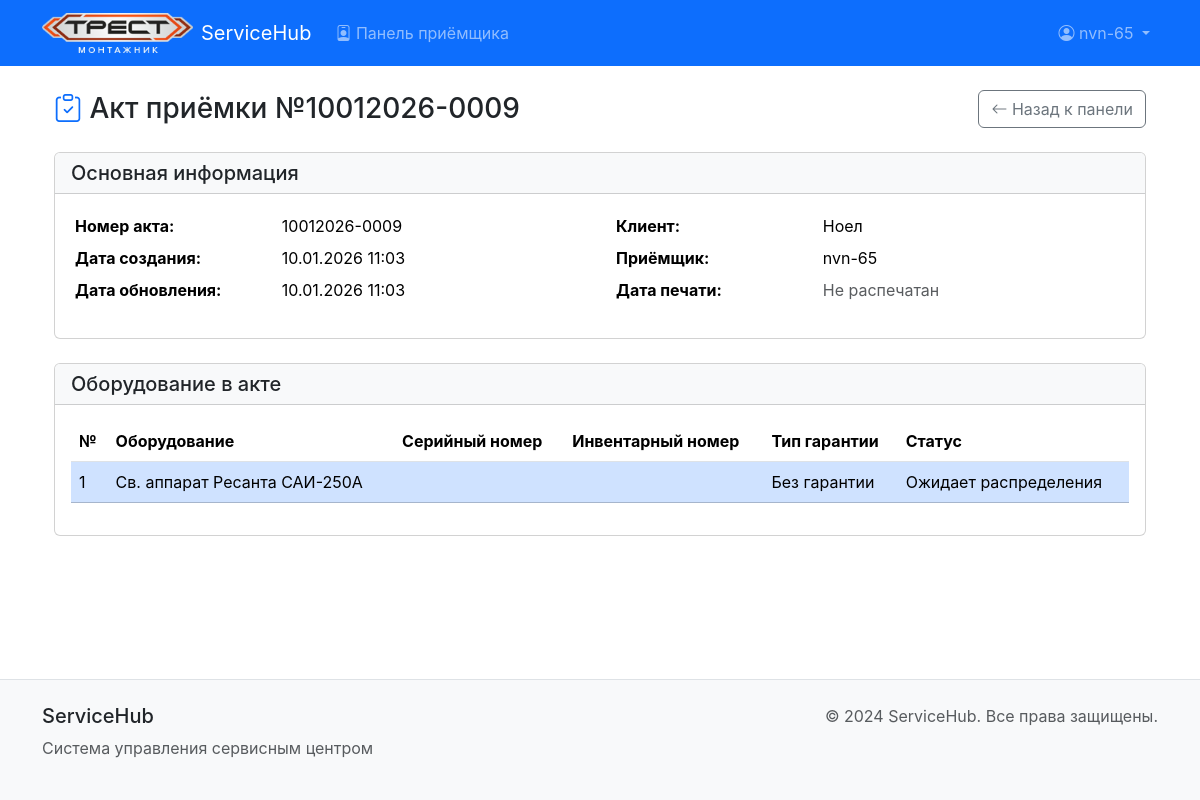
The app's page /reception-act/10/ (signed in) with its own data.
### service_center/models.py (models this page shows, shortened)
class ReceptionAct(models.Model):
    act_number = models.CharField(max_length=50, unique=True, verbose_name="Номер акта")
    created_at = models.DateTimeField(auto_now_add=True, verbose_name="Дата создания")
    client = models.ForeignKey(Client, on_delete=models.PROTECT,
                               related_name='reception_acts', verbose_name="Клиент")
    receiver = models.ForeignKey(User, on_delete=models.PROTECT,
                                 related_name='reception_acts', verbose_name="Приёмщик")
    updated_at = models.DateTimeField(auto_now=True, verbose_name="Дата обновления")
    printed_at = models.DateTimeField(null=True, blank=True, verbose_name="Дата печати")
    class Meta:
        ordering = ['-created_at']  # Сортировка по дате создания (новые сверху)
        verbose_name = "Акт приёмки"
        verbose_name_plural = "Акты приёмки"

class Client(models.Model):
    short_name = models.CharField(max_length=50, unique=True, verbose_name="Краткое наименование клиента")
    full_name = models.CharField(max_length=100, unique=True, verbose_name="Полное наименование клиента")
    contact_person = models.CharField(max_length=200, verbose_name="Ответственное лицо")
    phone = models.CharField(max_length=20, verbose_name="Телефон")
    email = models.EmailField(blank=True, null=True, verbose_name="Email")
    address = models.TextField(blank=True, null=True, verbose_name="Адрес")
    created_at = models.DateTimeField(auto_now_add=True, verbose_name="Дата создания")
    class Meta:
        ordering = ['short_name']  # Сортировка по краткому наименованию
        verbose_name = "Клиент"
        verbose_name_plural = "Клиенты"

class ReceivedEquipment(models.Model):
    GUARANTEE_CHOICES = [
        ('NONE', 'Без гарантии'),
        ('FACTORY', 'Заводская гарантия'),
        ('SERVICE', 'Гарантия сервисного центра'),
    ]
    STATUS_CHOICES = [
        ('WAITING', 'Ожидает распределения'),
        ('ASSIGNED', 'Назначено специалисту'),
        ('DIAGNOSIS', 'На диагностике'),
        ('DIAGNOSED', 'Диагностировано'),
        ('APPROVAL', 'Согласование стоимости'),
        ('PARTS', 'Ожидает запчастей'),
        ('REPAIR', 'В ремонте'),
        ('TESTING', 'На испытаниях'),
        ('READY', 'Готово к выдаче'),
        ('ISSUED', 'Выдано'),
    ]
    reception_act = models.ForeignKey(ReceptionAct, on_delete=models.CASCADE,
                                      related_name='equipments', verbose_name="Акт приёмки")
    model = models.ForeignKey(EquipmentModel, on_delete=models.PROTECT,
                              verbose_name="Модель оборудования")
    serial_number = models.CharField(max_length=30, default="---",
                                     blank=True, verbose_name="Серийный номер")
    inventory_number = models.CharField(max_length=30, default="---", blank=True, null=True,
                                        verbose_name="Инвентарный номер")
    defect_description = models.CharField(max_length=300, blank=True, null=True,
                                          verbose_name="Описание неисправности")
    guarantee_type = models.CharField(max_length=10, choices=GUARANTEE_CHOICES,
                                      default='NONE', verbose_name="Тип гарантии")
    assigned_specialist = models.ForeignKey(
        UserRole,
        on_delete=models.SET_NULL,  # При удалении специалиста поле становится NULL
        null=True,
        blank=True,
        verbose_name="Назначенный специалист",
        related_name='assigned_equipment'  # Имя для обратной связи
    )
    status = models.CharField(max_length=20, choices=STATUS_CHOICES,
                              default='WAITING', verbose_name="Статус")
    priority = models.IntegerField(default=0, verbose_name="Приоритет")
    created_at = models.DateTimeField(auto_now_add=True, verbose_name="Дата создания")
    updated_at = models.DateTimeField(auto_now=True, verbose_name="Дата обновления")
    def get_status_color(self):
        colors = {
            'WAITING': 'primary',  # Серый primary
            'ASSIGNED': 'info',  # Синий
            'DIAGNOSIS': 'warning',  # Жёлтый
            'DIAGNOSED': 'secondary',  # Темно-синий secondary
            'APPROVAL': 'warning',  # Жёлтый
            'PARTS': 'danger',  # Красный
            'REPAIR': 'info',  # Синий
            'TESTING': 'success',  # Зелёный
            'READY': 'success',  # Зелёный
            'ISSUED': 'dark',  # Тёмный
        }
        return colors.get(self.status, 'secondary')
    def get_guarantee_color(self):
        colors = {
            'NONE': 'primary',  # Серый
            'SERVICE': 'warning',  # Жёлтый
            'FACTORY': 'danger',  # Красный
            }
        return colors.get(self.guarantee_type, 'secondary')
    class Meta:
        ordering = ['-priority', '-created_at']
        verbose_name = "Принятое оборудование"
        verbose_name_plural = "Принятое оборудование"

class EquipmentModel(models.Model):
    category = models.ForeignKey(EquipmentCategory, on_delete=models.CASCADE,
                                 related_name='models', verbose_name="Категория оборудования")
    brand = models.ForeignKey(Brand, on_delete=models.CASCADE,
                              related_name='models', verbose_name="Бренд")
    name = models.CharField(max_length=200, verbose_name="Название модели")
    description = models.TextField(blank=True, null=True, verbose_name="Дополнительные заметки")
    class Meta:
        ordering = ['name']  # Сортировка по названию модели
        verbose_name = "Модель оборудования"
        verbose_name_plural = "Модели оборудования"
        unique_together = ('name', 'brand')

class EquipmentCategory(models.Model):
    DEPARTAMENT_CHOICES = [
        ('NONE', 'Не определён'),
        ('MOTOR', 'Цех агрегатов'),
        ('ELECTRO', 'Цех электроинструмента'),
        ('SMALL', 'Цех малой маханизации'),
        ('ELECTRON', 'Цех электроники')
    ]
    name = models.CharField(max_length=200, unique=True, verbose_name="Название категории")
    description = models.TextField(blank=True, null=True, verbose_name="Описание")
    department = models.CharField(max_length=10, choices=DEPARTAMENT_CHOICES, default='NONE',
                                  verbose_name="Цех обслуживания")
    class Meta:
        ordering = ['name']  # Сортировка по названию категории
        verbose_name = "Категория оборудования"
        verbose_name_plural = "Категории оборудования"

class Brand(models.Model):
    name = models.CharField(max_length=20, unique=False, verbose_name="Название бренда")
    category = models.ForeignKey(EquipmentCategory, on_delete=models.CASCADE,
                                 related_name='brands', verbose_name="Категория")
    description = models.TextField(blank=True, null=True, verbose_name="Дополнительные заметки")
    class Meta:
        ordering = ['name']  # Сортировка по названию бренда
        verbose_name = "Бренд"
        verbose_name_plural = "Бренды"
        unique_together = ('name', 'category')

### service_center/views.py (the view)
# urls.py: path('reception-act/<int:act_id>/', views.reception_act_detail, name='reception_act_detail'),
@login_required
def reception_act_detail(request, act_id):
    has_receiver_role = UserRole.objects.filter(
        user=request.user,
        role__name='Приёмщик',
        is_active=True
    ).exists()
    if not has_receiver_role:
        messages.error(request, 'У вас нет прав для доступа к этой странице.')
        return redirect('receiver_dashboard')
    act = get_object_or_404(
        ReceptionAct.objects.select_related('client', 'receiver'),
        id=act_id
    )
    equipment_list = ReceivedEquipment.objects.filter(reception_act=act).select_related('model__brand', 'model__category')
    context = {
        'page_title': f'Акт приёмки №{act.act_number}',
        'act': act,
        'equipment_list': equipment_list,
    }
    return render(request, 'service_center/reception_act_detail.html', context)

### templates/service_center/reception_act_detail.html (shortened to what this page needs)
{% extends 'base.html' %}
{% load static %}
{% block content %}
<div class="container">
    <div class="d-flex justify-content-between align-items-center mb-4">
        <h1 class="h3 mb-0">
            <i class="bi bi-clipboard-check text-primary"></i>
            Акт приёмки №{{ act.act_number }}
        </h1>
        <a href="{% url 'receiver_dashboard' %}" class="btn btn-outline-secondary">
            <i class="bi bi-arrow-left"></i> Назад к панели
        </a>
    </div>
    <div class="card mb-4">
        <div class="card-header bg-light">
            <h5 class="mb-0">Основная информация</h5>
        </div>
        <div class="card-body">
            <div class="row">
                <div class="col-md-6">
                    <table class="table table-sm table-borderless">
                        <tr>
                            <th width="40%">Номер акта:</th>
                            <td>{{ act.act_number }}</td>
                        </tr>
                        <tr>
                            <th>Дата создания:</th>
                            <td>{{ act.created_at|date:"d.m.Y H:i" }}</td>
                        </tr>
                        <tr>
                            <th>Дата обновления:</th>
                            <td>{{ act.updated_at|date:"d.m.Y H:i" }}</td>
                        </tr>
                    </table>
                </div>
                <div class="col-md-6">
                    <table class="table table-sm table-borderless">
                        <tr>
                            <th width="40%">Клиент:</th>
                            <td>{{ act.client.short_name }}</td>
                        </tr>
                        <tr>
                            <th>Приёмщик:</th>
                            <td>{{ act.receiver.username }}</td>
                        </tr>
                        <tr>
                            <th>Дата печати:</th>
                            <td>
                                {% if act.printed_at %}
                                    {{ act.printed_at|date:"d.m.Y H:i" }}
                                {% else %}
                                    <span class="text-muted">Не распечатан</span>
                                {% endif %}
                            </td>
                        </tr>
                    </table>
                </div>
            </div>
        </div>
    </div>
    <div class="card">
        <div class="card-header bg-light">
            <h5 class="mb-0">Оборудование в акте</h5>
        </div>
        <div class="card-body">
            {% if equipment_list %}
                <div class="table-responsive">
                    <table class="table table-hover">
                        <thead>
                            <tr>
                                <th>№</th>
                                <th>Оборудование</th>
                                <th>Серийный номер</th>
                                <th>Инвентарный номер</th>
                                <th>Тип гарантии</th>
                                <th>Статус</th>
                            </tr>
                        </thead>
                        <tbody>
                            {% for equipment in equipment_list %}
                            <tr class="table-primary">
                                <td>{{ forloop.counter }}</td>
                                <td>{{ equipment.model.category.name }} {{ equipment.model.brand.name }} {{ equipment.model.name }}</td>
                                <td>{{ equipment.serial_number }}</td>
                                <td>{{ equipment.inventory_number }}</td>
                                <td class="table-{{ equipment.get_guarantee_color }}">{{ equipment.get_guarantee_type_display}}</td>
                                <td class="table-{{ equipment.get_status_color }}">{{ equipment.get_status_display }}</td>
                            </tr>
                            {% endfor %}
                        </tbody>
                    </table>
                </div>
            {% else %}
                <p class="text-muted text-center py-3">В акте нет оборудования</p>
            {% endif %}
        </div>
    </div>
</div>
{% endblock %}

### templates/base.html (shortened to what this page needs)
<!DOCTYPE html>
<html lang="ru" data-bs-theme="light">
<head>
    <link href="https://cdn.jsdelivr.net/npm/bootstrap@5.3.3/dist/css/bootstrap.min.css" rel="stylesheet">
    <link href="https://cdn.jsdelivr.net/npm/bootstrap-icons@1.11.0/font/bootstrap-icons.css" rel="stylesheet">
    {% load static %}
    <link rel="stylesheet" href="{% static 'css/style.css' %}">
</head>
<body>
    <nav class="navbar navbar-expand-lg navbar-dark bg-primary sticky-top">
        <div class="container">
            <a class="navbar-brand d-flex align-items-center" href="/">
                <img src="{% static 'images/logo.png' %}" alt="ServiceHub Logo" height="40" class="me-2">
                ServiceHub
            </a>
            <div class="collapse navbar-collapse" id="navbarNav">
                <ul class="navbar-nav me-auto">
                    {% if user.is_authenticated %}
                        <li class="nav-item">
                            <a class="nav-link" href="{% url 'receiver_dashboard' %}">
                                <i class="bi bi-person-badge"></i> Панель приёмщика
                            </a>
                        </li>
                    {% endif %}
                </ul>
                <ul class="navbar-nav">
                    {% if user.is_authenticated %}
                        <li class="nav-item dropdown">
                            <a class="nav-link dropdown-toggle" href="#" role="button" data-bs-toggle="dropdown">
                                <i class="bi bi-person-circle"></i> {{ user.username }}
                            </a>
                        </li>
                    {% else %}
                        <li class="nav-item">
                            <a class="nav-link" href="{% url 'login' %}">
                                <i class="bi bi-box-arrow-in-right"></i> Войти
                            </a>
                        </li>
                    {% endif %}
                </ul>
            </div>
        </div>
    </nav>
    <main class="py-4">
        <div class="container">
            {% block content %}{% endblock %}
        </div>
    </main>
    <footer class="bg-light border-top py-4 mt-auto">
        <div class="container">
            <div class="row">
                <div class="col-md-6">
                    <h5>ServiceHub</h5>
                    <p class="text-muted">Система управления сервисным центром</p>
                </div>
                <div class="col-md-6 text-end">
                    <p class="text-muted mb-0">&copy; 2024 ServiceHub. Все права защищены.</p>
                </div>
            </div>
        </div>
    </footer>
</body>
</html>

### static/css/style.css (style rules this page uses)
:root { --primary-color: #0d6efd; --secondary-color: #6c757d; --success-color: #198754; --info-color: #0dcaf0; --warning-color: #ffc107; --danger-color: #dc3545; --light-color: #f8f9fa; --dark-color: #212529; }
body { font-family: -apple-system, BlinkMacSystemFont, 'Segoe UI', Roboto, Oxygen, Ubuntu, sans-serif; min-height: 100vh; display: flex; flex-direction: column; }
main { flex: 1; }

### records on screen
ReceptionAct: act_number "10012026-0009", created_at "10.01.2026 11:03", updated_at "10.01.2026 11:03", client.short_name "Ноел", receiver.username "nvn-65"
ReceivedEquipment: model.category.name "Св. аппарат", model.brand.name "Ресанта", model.name "САИ-250А", guarantee_type "Без гарантии", status "Ожидает распределения"

### other values on screen
{{ user.username }} "nvn-65"
